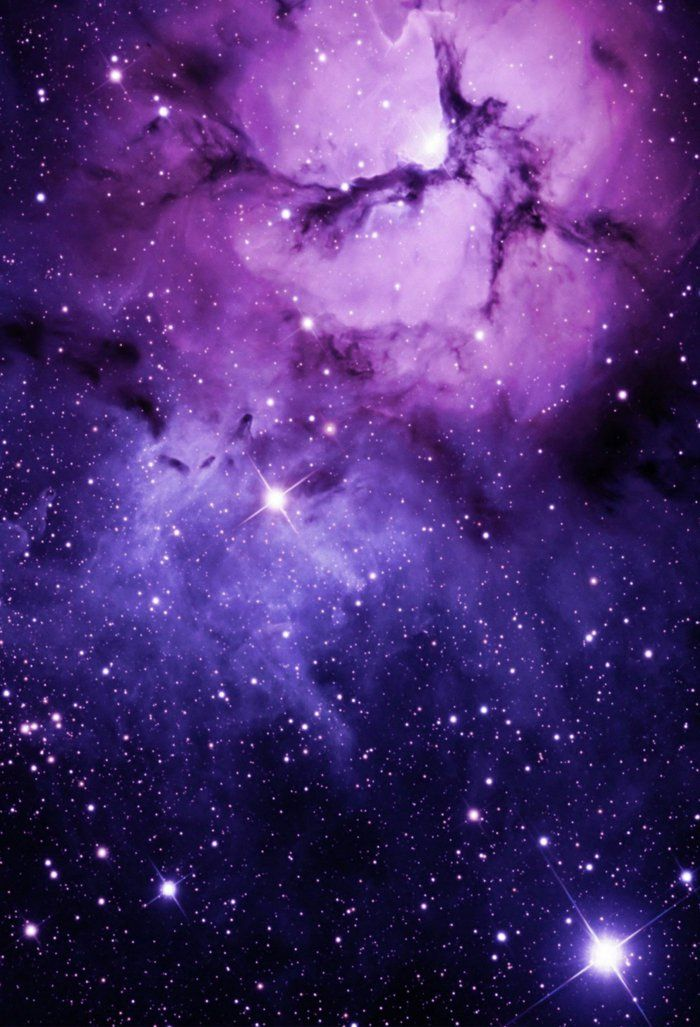
#> input picture nebula utena.jpg, 700 x 1027 px
$ python nebulosa_foto.py
#> lines starting #> are read from the running program, lines starting #| are printed output that depends on the picture
#> `sh = Image.new("RGB", (len(CAJAS) * N * Z + 20, N * Z))`: sh: PIL image 1532x504 RGB; every value is 0
"""Convierte 'nebula utena.jpg' (fotografía) en una capa de pixel art de 126x126, sutil, para rellenar los vacíos oscuros del fondo.

Se quitan las estrellas con un filtro de mediana, se reduce la foto a 126x126 y cada píxel se lleva a una paleta corta de violetas apagados
(dos rampas: índigo y magenta) con tramado ordenado 4x4 en los degradados. El resultado usa solo 8 colores y es poco luminoso.
"""
from pathlib import Path

import numpy as np
from PIL import Image, ImageFilter

HERE = Path(__file__).parent
FOTO = HERE.parent / "nebula utena.jpg"
N = 126
BAYER = np.array([[0, 8, 2, 10], [12, 4, 14, 6], [3, 11, 1, 9], [15, 7, 13, 5]]) / 16.0
INDIGO = [(10, 6, 28), (22, 14, 58), (40, 28, 92), (62, 46, 124)]
MAGENTA = [(14, 6, 30), (34, 14, 60), (62, 26, 90), (92, 44, 118)]


def capa(box, intensidad=1.0, mediana=9):
    """box = (x0, y0, x1, y1) de la foto. intensidad < 1 la hace más tenue."""
#> called with box = (150, 0, 650, 500), intensidad = 1, mediana = 9
    foto = Image.open(FOTO).convert("RGB").crop(box).filter(ImageFilter.MedianFilter(mediana))
    a = np.asarray(foto.resize((N, N), Image.LANCZOS)).astype(float)
    L = a.mean(-1) / 255.0
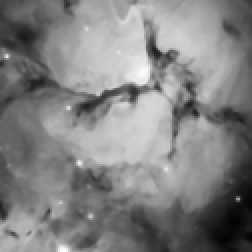
#> L: shape (126, 126) float64 (shown 2 times larger); min 0.0118, max 0.99, mean 0.51
    ratio = a[..., 0] / (a[..., 0] + a[..., 2] + 1e-6)                      # 0.3 azulado ... 0.6 rosado
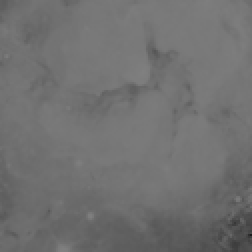
#> ratio: shape (126, 126) float64 (shown 2 times larger); min 0.111, max 0.502, mean 0.443
    yy, xx = np.mgrid[0:N, 0:N]
    dit = BAYER[yy % 4, xx % 4]
    t = np.clip((L - 0.14) / 0.62, 0, 1) ** 1.15 * intensidad * 3.0         # 0..3 (índice de tono)
    i0 = np.floor(t).astype(int)
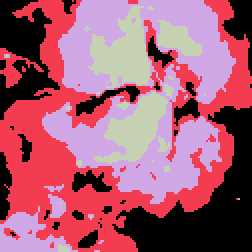
#> i0: shape (126, 126) int64 (shown 2 times larger); 4 distinct labels, from 0 to 3; one colour per label, 0 black
    idx = np.minimum(i0 + ((t - i0) > dit), 3)
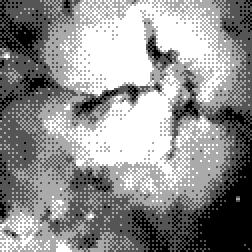
#> idx: shape (126, 126) int64 (shown 2 times larger); min 0, max 3, mean 1.72; drawn with min black and max white
    magenta = np.clip((ratio - 0.44) / 0.14, 0, 1) > dit
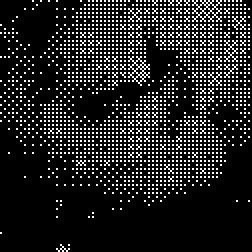
#> magenta: shape (126, 126) bool (shown 2 times larger); 13.5% white in thin lines or dots
    out = np.where(magenta[..., None], np.array(MAGENTA)[idx], np.array(INDIGO)[idx])
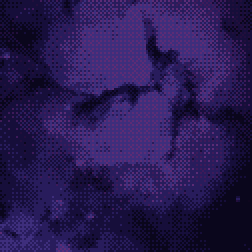
#> out: shape (126, 126, 3) int64 (shown 2 times larger); mean of channels 0, 1, 2 40.2, 25.6, 81.7; drawn as R, G, B
    return out.astype(np.uint8)


CAJAS = {
    "nube_rosada_arriba": (150, 0, 650, 500),
    "bruma_azul_centro": (0, 300, 500, 800),
    "estrellas_abajo": (200, 527, 700, 1027),
}

if __name__ == "__main__":
    Z = 4
    sh = Image.new("RGB", (len(CAJAS) * N * Z + 20, N * Z))
    for i, (nom, box) in enumerate(CAJAS.items()):
        sh.paste(Image.fromarray(capa(box)).resize((N * Z, N * Z), Image.NEAREST), (i * (N * Z + 10), 0))
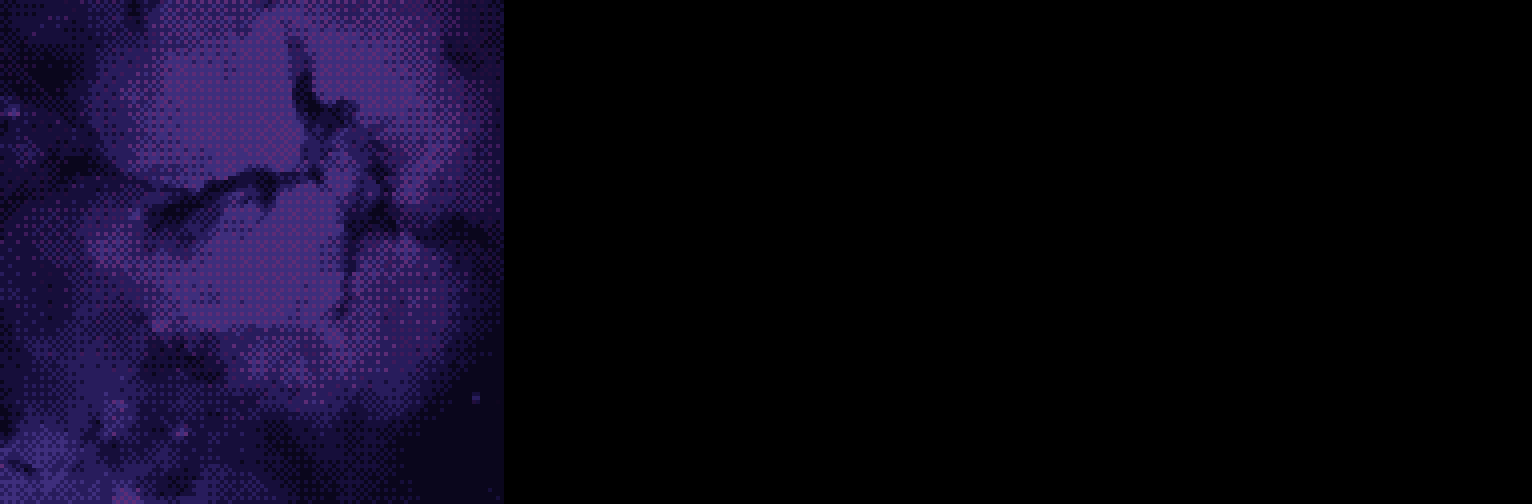
#> sh: PIL image 1532x504 RGB; mean R, G, B 13.2, 8.4, 26.9
        print(nom, "colores:", len(np.unique(capa(box).reshape(-1, 3), axis=0)))
    sh.save("/projects/sandbox/tmp/fondo_ref/nebulas_prueba.png")
